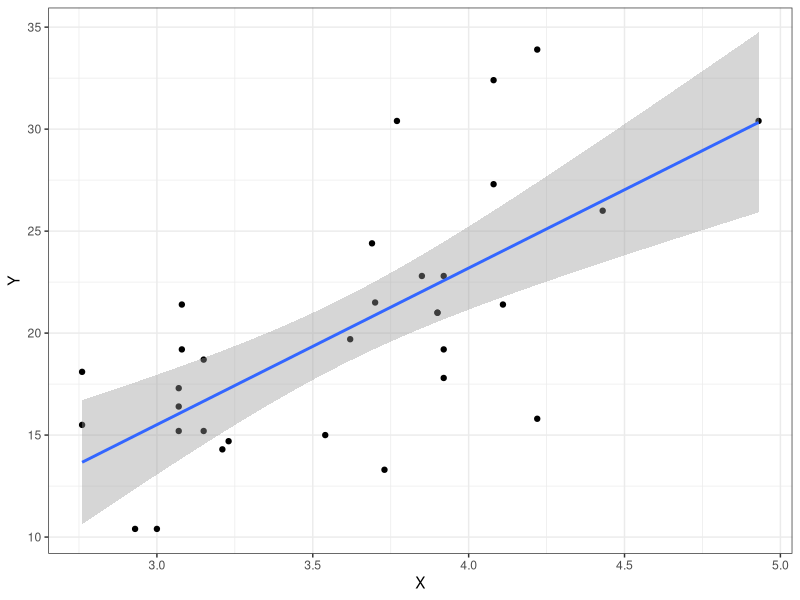

Write R code to recreate this figure.
## ---- chunk 1
library(ggplot2)
kableExtra::kable(x = head(mtcars), format = "latex", caption = "Örnek veri setinden oluşturulmuş tablo")
## ---- chunk 2
ggplot(data=mtcars, aes(x=drat, y=mpg)) + geom_point() + 
  xlab("X") + ylab("Y") + geom_smooth(method = "lm") + theme_bw()
